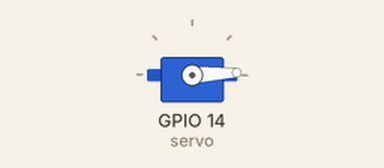
This program was run on a simulated ESP32 board running MicroPython. Parts: servo.

Above: at 0.05 s.
At 0.9 s:
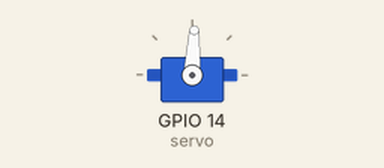
At 1.75 s:
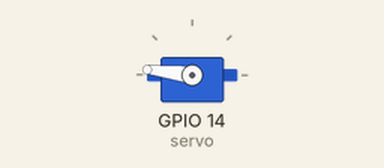
At 3.45 s:
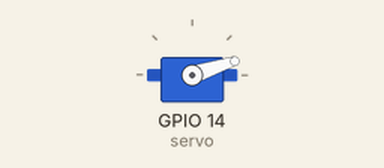
Timing chart, 0 to 8.3 s (numbered marks = the images above):
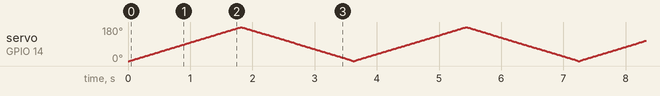

The program:

source_2.py
```python
from servo import Servo
import time

servo = Servo(14)
while 1 :
    for i in range(180):
        servo.write_angle(i)
        time.sleep_ms(10)

    for i in range(180,0,-1):
        servo.write_angle(i)
        time.sleep_ms(10)
```
